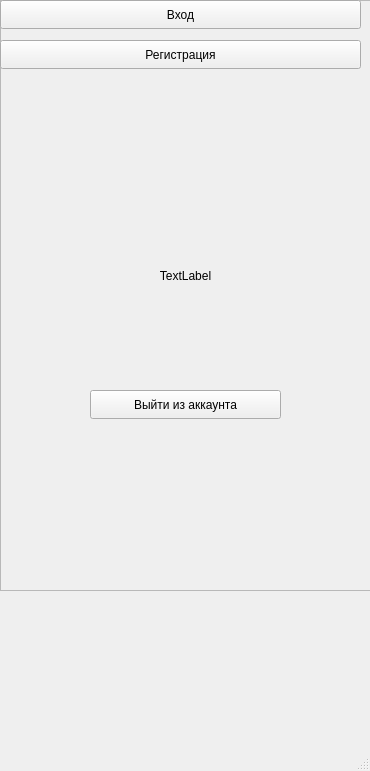
<?xml version="1.0" encoding="UTF-8"?>
<ui version="4.0">
 <class>MainWindow</class>
 <widget class="QMainWindow" name="MainWindow">
  <property name="geometry">
   <rect>
    <x>0</x>
    <y>0</y>
    <width>370</width>
    <height>771</height>
   </rect>
  </property>
  <property name="windowTitle">
   <string>MainWindow</string>
  </property>
  <widget class="QWidget" name="centralwidget">
   <widget class="QPushButton" name="signButton">
    <property name="geometry">
     <rect>
      <x>0</x>
      <y>0</y>
      <width>361</width>
      <height>29</height>
     </rect>
    </property>
    <property name="text">
     <string>Вход</string>
    </property>
   </widget>
   <widget class="QPushButton" name="regButton">
    <property name="geometry">
     <rect>
      <x>0</x>
      <y>40</y>
      <width>361</width>
      <height>29</height>
     </rect>
    </property>
    <property name="autoFillBackground">
     <bool>false</bool>
    </property>
    <property name="text">
     <string>Регистрация</string>
    </property>
   </widget>
   <widget class="QTextBrowser" name="textBrowser">
    <property name="enabled">
     <bool>false</bool>
    </property>
    <property name="geometry">
     <rect>
      <x>0</x>
      <y>0</y>
      <width>371</width>
      <height>591</height>
     </rect>
    </property>
   </widget>
   <widget class="QLabel" name="labelSigned">
    <property name="geometry">
     <rect>
      <x>90</x>
      <y>190</y>
      <width>191</width>
      <height>171</height>
     </rect>
    </property>
    <property name="text">
     <string>TextLabel</string>
    </property>
    <property name="alignment">
     <set>Qt::AlignmentFlag::AlignCenter</set>
    </property>
   </widget>
   <widget class="QPushButton" name="exitButton">
    <property name="geometry">
     <rect>
      <x>90</x>
      <y>390</y>
      <width>191</width>
      <height>29</height>
     </rect>
    </property>
    <property name="text">
     <string>Выйти из аккаунта</string>
    </property>
   </widget>
   <zorder>textBrowser</zorder>
   <zorder>signButton</zorder>
   <zorder>regButton</zorder>
   <zorder>labelSigned</zorder>
   <zorder>exitButton</zorder>
  </widget>
  <widget class="QMenuBar" name="menubar">
   <property name="geometry">
    <rect>
     <x>0</x>
     <y>0</y>
     <width>370</width>
     <height>25</height>
    </rect>
   </property>
  </widget>
  <widget class="QStatusBar" name="statusbar"/>
 </widget>
 <resources/>
 <connections/>
</ui>
